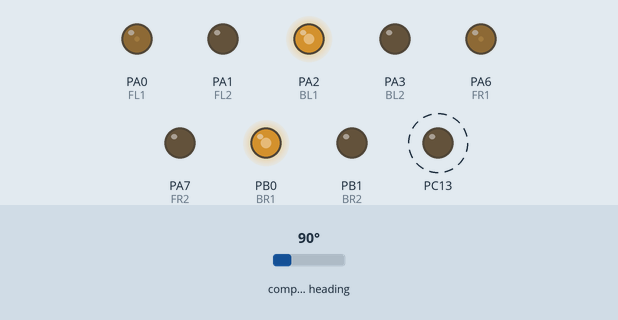
Recording of a sketch running on a simulated STM32 Blue Pill. Shown: output pins drawn as LEDs (lit = HIGH). Dashed ring = blinking. The test bench sets the inputs (shaded band); at power-on: compass heading 90°. What the sketch prints to the serial monitor is not drawn.

Above: at 0.02 s.
Timing chart, 0 to 3.0 s (numbered marks = the images above):
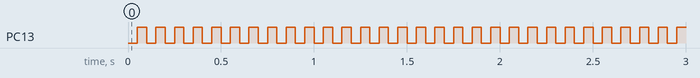

Measured:
- by itself, PC13: alternates HIGH for 0.05 s and LOW for 0.05 s

The sketch:

Combined_Motor_control.ino
```cpp
#include "AS5600.h"
#include "Wire.h"
AS5600 as5600;
int Rotation = 0;
String oldResult ="";
String Result="";
int int_Result = 0;
int int_oldResult = 0;
volatile bool get_encoder_positions_request = 0;

//PWM
const int sys_clock = 36000000;
const int desiredfrequencyPWM = 100000; //in Hz
const int overflow_value_for_full_period = sys_clock/desiredfrequencyPWM;
const float min_duty_cycle = 0.2;
const float max_duty_cycle = 0.9;
float duty_cycle_FL = 0;
float duty_cycle_BL = 0;
float duty_cycle_FR = 0;
float duty_cycle_BR = 0;
volatile bool toggle = 0;
volatile int kk = 0;

int FL1 = PA0;
int FL2 = PA1;
int BL1 = PA2;
int BL2 = PA3;
int FR1 = PA6;
int FR2 = PA7;
int BR1 = PB0;
int BR2 = PB1;


void setup() {
  //serial
  Serial.begin(9600);
  Serial.println("-------------");
  //I2C

  pinMode(PC13, OUTPUT);
  as5600.begin(4);
  as5600.setDirection(AS5600_CLOCK_WISE);

  //PWM
  pinMode(FL1, PWM);
  pinMode(FL2, PWM);
  pinMode(BL1, PWM);
  pinMode(BL2, PWM);
  pinMode(FR1, PWM);
  pinMode(FR2, PWM);
  pinMode(BR1, PWM);
  pinMode(BR2, PWM);
  pwmWrite(FL1, 5000);
  pwmWrite(FL2, 0);
  pwmWrite(BL1, 40000);
  pwmWrite(BL2, 0);
  pwmWrite(FR1, 5000);
  pwmWrite(FR2, 0);
  pwmWrite(BR1, 40000);
  pwmWrite(BR2, 0);
  //Timer interrupts for collecting encoder data
  Timer1.setMode(TIMER_CH1, TIMER_OUTPUTCOMPARE);
  Timer1.setPeriod(50000); // in microseconds
  Timer1.setCompare(TIMER_CH1, 1);      // overflow might be small
  Timer1.attachInterrupt(TIMER_CH1, PWM_BL);

}

void PWM_BL(void){
 digitalWrite(PC13, !digitalRead(PC13));
 kk++;
 if (kk == 50){
   get_encoder_positions_request = 1;
   kk= 0;
 }
}


void TCA9548A(uint8_t bus){
  Wire.beginTransmission(0x70);  // TCA9548A address is 0x70
  Wire.write(1 << bus);          // send byte to select bus
  Wire.endTransmission();
  //Serial.print(bus);
}

void get_encoder_poition(void){
  oldResult = Result;
  Result = as5600.readAngle();
  int_Result = Result.toInt();
  int_oldResult = oldResult.toInt();

  if (3572<int_oldResult  &&  int_Result<500){
   Rotation = Rotation +1;
  }
  if (int_oldResult<500   && 3572<int_Result){
    Rotation = Rotation -1;
  }
}

void loop() {// constantly checks if there is any serial com


  get_encoder_poition();
  Serial.print("Rotaions:\t");
  Serial.print((int)kk);
  Serial.print("\tOld Result:\t");
  Serial.print((int)int_oldResult);
  Serial.print("\tResult:\t");
  Serial.println((int)int_Result);
  while(Serial.available()==1){
    char t = Serial.read();
  }
  delay(500);

}
```
